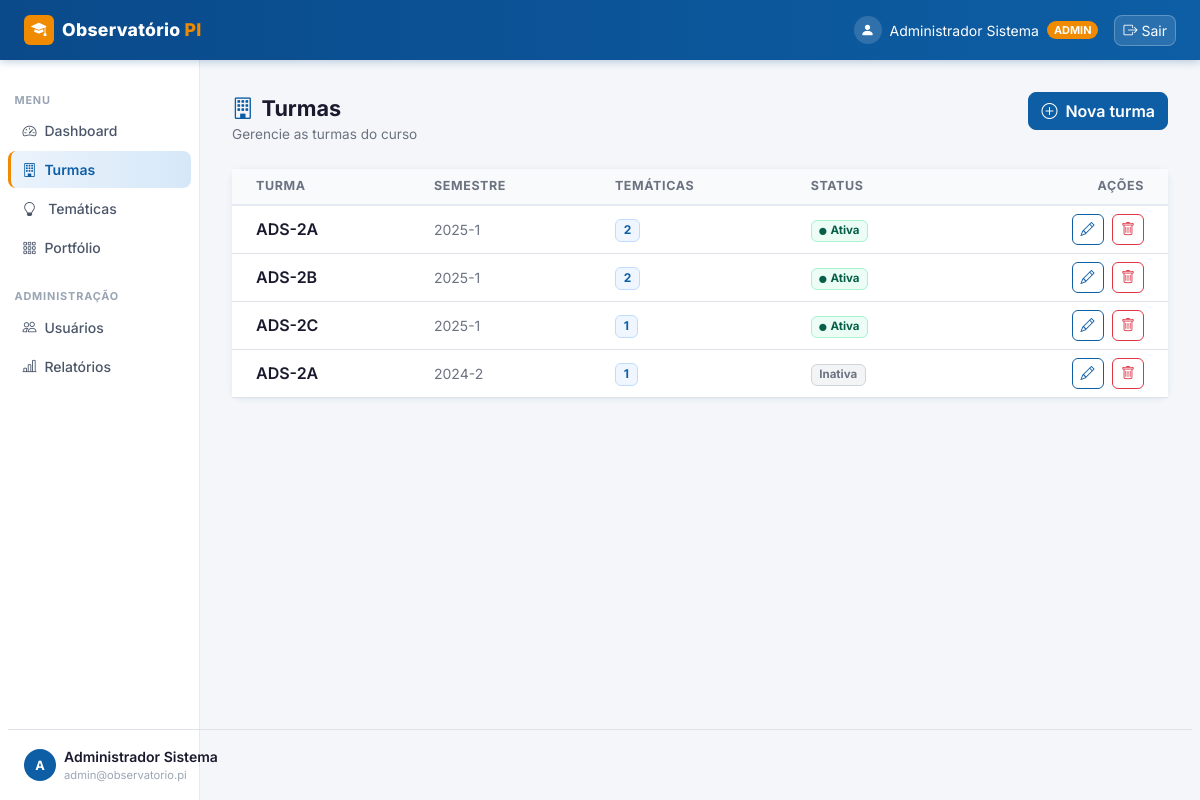
The page /turmas (signed in) on the database its author committed.
### observatorio_pi/app/models/user.py (models this page shows)
class User(Base):
    __tablename__ = "users"
    id           = Column(Integer, primary_key=True, index=True)
    nome         = Column(String, nullable=False)
    email        = Column(String, unique=True, index=True, nullable=False)
    senha_hash   = Column(String, nullable=False)
    tipo         = Column(String, default="ALUNO", nullable=False)
    ativo        = Column(Boolean, default=True, nullable=False)
    bio          = Column(Text, default="")          # apresentação pessoal
    linkedin     = Column(String, default="")        # URL LinkedIn
    github       = Column(String, default="")        # URL GitHub
    portfolio_url= Column(String, default="")        # site/portfolio pessoal
    area_interesse = Column(String, default="")      # ex: "Backend, IA, Mobile"
    cidade       = Column(String, default="")        # localização
    telefone     = Column(String, default="")        # contato para empresas

### observatorio_pi/app/models/project.py (models this page shows)
class Turma(Base):
    __tablename__ = "turmas"
    id           = Column(Integer, primary_key=True, index=True)
    nome         = Column(String, nullable=False)           # ex: "ADS-2A"
    semestre     = Column(String, nullable=False)           # ex: "2025-1"
    descricao    = Column(Text, default="")
    ativa        = Column(Boolean, default=True, nullable=False)
    criado_em    = Column(DateTime, default=lambda: datetime.now(timezone.utc))
    tematicas    = relationship("Tematica", back_populates="turma", cascade="all, delete-orphan")

### observatorio_pi/app/main.py (the view)
@app.get("/turmas", response_class=HTMLResponse)
def listar_turmas(request: Request, db: Session = Depends(get_db)):
    usuario = get_usuario_logado(request, db)
    if not usuario:
        return RedirectResponse(url="/", status_code=303)
    if usuario.tipo not in ("ADMIN", "COORDENADOR"):
        return RedirectResponse(url="/dashboard", status_code=303)
    turmas = db.query(Turma).order_by(Turma.semestre.desc(), Turma.nome).all()
    return templates.TemplateResponse("turmas.html", {
        "request": request, "usuario": usuario, "turmas": turmas,
        "sucesso": request.query_params.get("sucesso"),
        "erro": request.query_params.get("erro"),
        "active_page": "turmas",
    })

### observatorio_pi/app/templates/turmas.html (shortened to what this page needs)
{% extends "base_auth.html" %}
{% block content %}
<div class="d-flex justify-content-between align-items-start mb-4">
    <div><div class="page-title"><i class="bi bi-building me-2" style="color:var(--senac-blue);"></i>Turmas</div><div class="page-subtitle">Gerencie as turmas do curso</div></div>
    <a href="/turmas/nova" class="btn btn-primary" style="border-radius:8px;"><i class="bi bi-plus-circle me-2"></i>Nova turma</a>
</div>
<div class="card">
    <div class="table-responsive">
        <table class="table table-hover align-middle mb-0">
            <thead><tr><th class="ps-4">Turma</th><th>Semestre</th><th>Temáticas</th><th>Status</th><th class="text-end pe-4">Ações</th></tr></thead>
            <tbody>
                {% for t in turmas %}
                <tr>
                    <td class="ps-4 fw-semibold" style="color:#1a1a2e;">{{ t.nome }}</td>
                    <td class="small" style="color:#6b7280;">{{ t.semestre }}</td>
                    <td><span class="badge" style="background:#eff6ff;color:var(--senac-blue);border:1px solid #bfdbfe;">{{ t.tematicas|length }}</span></td>
                    <td>
                        {% if t.ativa %}
                        <span class="badge" style="background:#ecfdf5;color:#065f46;border:1px solid #a7f3d0;font-size:.72rem;"><i class="bi bi-circle-fill me-1" style="font-size:.45rem;"></i>Ativa</span>
                        {% else %}
                        <span class="badge" style="background:#f3f4f6;color:#6b7280;border:1px solid #d1d5db;font-size:.72rem;">Inativa</span>
                        {% endif %}
                    </td>
                    <td class="text-end pe-4">
                        <a href="/turmas/{{ t.id }}/editar" class="btn btn-outline-primary btn-sm me-1" style="border-radius:6px;"><i class="bi bi-pencil"></i></a>
                        <button class="btn btn-outline-danger btn-sm" style="border-radius:6px;" data-bs-toggle="modal" data-bs-target="#modalDel" data-id="{{ t.id }}" data-nome="{{ t.nome }}"><i class="bi bi-trash"></i></button>
                    </td>
                </tr>
                {% else %}
                <tr><td colspan="5" class="text-center py-5" style="color:#9aa5b4;"><i class="bi bi-building fs-2 d-block mb-2"></i>Nenhuma turma cadastrada</td></tr>
                {% endfor %}
            </tbody>
        </table>
    </div>
</div>
{% endblock %}

### observatorio_pi/app/templates/base_auth.html (shortened to what this page needs)
{% extends "base.html" %}
{% block body %}
<nav class="navbar navbar-senac navbar-expand-lg">
    <div class="container-fluid px-4">
        <a class="navbar-brand d-flex align-items-center gap-2" href="/dashboard">
            <div style="background:var(--senac-orange);border-radius:6px;width:30px;height:30px;display:flex;align-items:center;justify-content:center;">
                <i class="bi bi-mortarboard-fill text-white" style="font-size:.95rem;"></i>
            </div>
            <span>Observatório <span class="brand-dot">PI</span></span>
        </a>
        <div class="ms-auto d-flex align-items-center gap-3">
            <span class="text-white-50 small d-none d-sm-flex align-items-center gap-2">
                <span style="width:28px;height:28px;background:rgba(255,255,255,.15);border-radius:50%;display:flex;align-items:center;justify-content:center;">
                    <i class="bi bi-person-fill text-white"></i>
                </span>
                <span class="text-white">{{ usuario.nome }}</span>
                <span class="badge rounded-pill" style="background:var(--senac-orange);font-size:.68rem;font-weight:700;">{{ usuario.tipo }}</span>
            </span>
            <a href="/logout" class="btn btn-sm d-flex align-items-center gap-1"
               style="background:rgba(255,255,255,.12);color:#fff;border:1px solid rgba(255,255,255,.25);border-radius:8px;">
                <i class="bi bi-box-arrow-right"></i><span class="d-none d-sm-inline">Sair</span>
            </a>
        </div>
    </div>
</nav>
<div class="container-fluid g-0">
    <div class="row g-0">
        <nav class="col-md-2 d-none d-md-block sidebar">
            <div class="sidebar-section-label">Menu</div>
            <ul class="nav flex-column px-2">
                <li class="nav-item">
                    <a class="nav-link {% if active_page == 'dashboard' %}active{% endif %}" href="/dashboard">
                        <i class="bi bi-speedometer2 me-2"></i>Dashboard
                    </a>
                </li>
                {% if usuario.tipo in ('ADMIN','COORDENADOR') %}
                <li class="nav-item">
                    <a class="nav-link {% if active_page == 'turmas' %}active{% endif %}" href="/turmas">
                        <i class="bi bi-building me-2"></i>Turmas
                    </a>
                </li>
                {% endif %}
                <li class="nav-item">
                    <a class="nav-link {% if active_page == 'tematicas' %}active{% endif %}" href="/tematicas">
                        <i class="bi bi-lightbulb me-2"></i>
                        {% if usuario.tipo == 'ALUNO' %}Minhas Temáticas{% else %}Temáticas{% endif %}
                    </a>
                </li>
                <li class="nav-item">
                    <a class="nav-link {% if active_page == 'portfolio' %}active{% endif %}" href="/portfolio">
                        <i class="bi bi-grid-3x3-gap me-2"></i>Portfólio
                    </a>
                </li>
            </ul>
            {% if usuario.tipo in ('ADMIN','COORDENADOR') %}
            <div class="sidebar-section-label mt-2">Administração</div>
            <ul class="nav flex-column px-2">
                {% if usuario.tipo == 'ADMIN' %}
                <li class="nav-item">
                    <a class="nav-link {% if active_page == 'usuarios' %}active{% endif %}" href="/usuarios">
                        <i class="bi bi-people me-2"></i>Usuários
                    </a>
                </li>
                {% endif %}
                <li class="nav-item">
                    <a class="nav-link {% if active_page == 'relatorios' %}active{% endif %}" href="/relatorios">
                        <i class="bi bi-bar-chart-line me-2"></i>Relatórios
                    </a>
                </li>
            </ul>
            {% endif %}
            <div class="px-3 pt-3 border-top mx-2" style="position:absolute;bottom:1rem;left:0;right:0;">
                <div class="d-flex align-items-center gap-2">
                    <div class="rounded-circle d-flex align-items-center justify-content-center flex-shrink-0"
                         style="width:32px;height:32px;background:var(--senac-blue);color:#fff;font-size:.8rem;font-weight:700;">
                        {{ usuario.nome[0].upper() }}
                    </div>
                    <div style="min-width:0;">
                        <div class="small fw-semibold text-truncate" style="color:#1a1a2e;">{{ usuario.nome }}</div>
                        <div class="text-truncate" style="font-size:.7rem;color:#9aa5b4;">{{ usuario.email }}</div>
                    </div>
                </div>
            </div>
        </nav>
        <main class="col-md-10 main-content" style="min-height:calc(100vh - 60px);">
            {% block content %}{% endblock %}
        </main>
    </div>
</div>
{% endblock %}

### observatorio_pi/app/templates/base.html (style rules this page uses)
:root { --senac-blue: #0D5EA5; --senac-blue-dark: #0A4A8A; --senac-blue-deeper: #083A6E; --senac-orange: #F08A00; --senac-orange-dark: #D47A00; --senac-orange-light:#FFF3DC; --senac-bg: #F4F6F9; --senac-sidebar-bg: #FFFFFF; --senac-card-shadow: 0 1px 6px rgba(13,94,165,.10); --senac-radius: 10px; }
*, *::before, *::after { box-sizing: border-box; }
body { font-family: 'Inter', system-ui, sans-serif; background-color: var(--senac-bg); color: #1a1a2e; }
.btn-primary { background-color: var(--senac-blue); border-color: var(--senac-blue); color: #fff; font-weight: 600; }
.btn-outline-primary { color: var(--senac-blue); border-color: var(--senac-blue); }
a { color: var(--senac-blue); }
.card { border: none; border-radius: var(--senac-radius); box-shadow: var(--senac-card-shadow); }
.navbar-senac { background: linear-gradient(90deg, var(--senac-blue-dark) 0%, var(--senac-blue) 100%); box-shadow: 0 2px 8px rgba(10,74,138,.25); min-height: 60px; }
.navbar-senac .navbar-brand { font-weight: 800; font-size: 1.1rem; letter-spacing: .3px; color: #fff !important; }
.navbar-senac .navbar-brand .brand-dot { color: var(--senac-orange); }
.sidebar { min-height: calc(100vh - 60px); background: var(--senac-sidebar-bg); border-right: 1px solid #e4eaf2; padding-top: 1.25rem; }
.sidebar .nav-link { color: #4a5568; border-radius: 8px; margin-bottom: 2px; padding: .5rem .9rem; font-size: .875rem; font-weight: 500; transition: background .15s, color .15s; }
.sidebar .nav-link i { width: 20px; }
.sidebar .nav-link.active { background: linear-gradient(90deg, #EBF3FC 0%, #D6E8F8 100%); color: var(--senac-blue); font-weight: 600; border-left: 3px solid var(--senac-orange); padding-left: calc(.9rem - 3px); }
.sidebar-section-label { font-size: .68rem; font-weight: 700; text-transform: uppercase; letter-spacing: .08em; color: #9aa5b4; padding: .75rem .9rem .25rem; }
.main-content { padding: 2rem; }
.page-title { font-size: 1.35rem; font-weight: 700; color: #1a1a2e; }
.page-subtitle { font-size: .85rem; color: #6b7280; }
.table thead th { font-size: .78rem; font-weight: 700; text-transform: uppercase; letter-spacing: .05em; color: #6b7280; border-bottom: 2px solid #e4eaf2; background: #f8fafc; }

### rows shown on the page
User: nome "Administrador Sistema", tipo "ADMIN", nome "A", email "admin@observatorio.pi"
Turma: nome "ADS-2A", semestre "2025-1", tematicas|length "2", ativa True (drawn)
Turma: nome "ADS-2B", semestre "2025-1", tematicas|length "2", ativa True (drawn)
Turma: nome "ADS-2C", semestre "2025-1", tematicas|length "1", ativa True (drawn)
Turma: nome "ADS-2A", semestre "2024-2", tematicas|length "1", ativa "Inativa"
